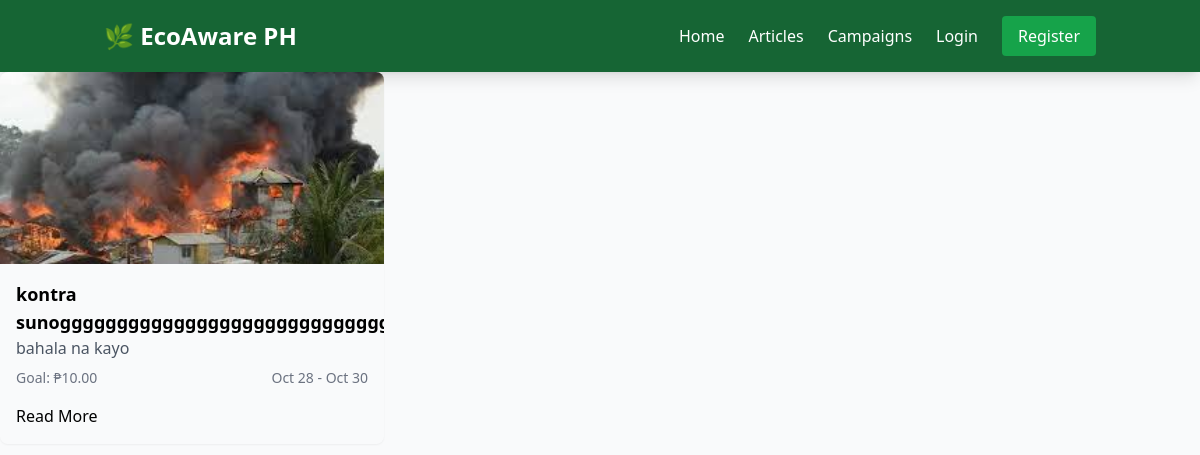
Page /campaigns/ on the committed database.
### campaigns/models.py (models this page shows, shortened)
class Campaign(models.Model):
    title = models.CharField(max_length=200)
    description = CKEditor5Field('Description', config_name='extends')
    image = models.ImageField(upload_to='campaigns/', blank=True, null=True)
    goal = models.DecimalField(max_digits=10, decimal_places=2)
    start_date = models.DateTimeField()
    end_date = models.DateTimeField()
    is_active = models.BooleanField(default=True)
    created_at = models.DateTimeField(auto_now_add=True)
    updated_at = models.DateTimeField(auto_now=True)
    def get_absolute_url(self):
        return reverse('campaigns:campaign_detail', kwargs={'pk': self.pk})

### campaigns/views.py (the view)
# urls.py: path('', views.campaign_list, name='campaign_list'),
def campaign_list(request):
    campaigns = Campaign.objects.all()
    is_admin = request.user.is_staff  # True if the user is admin
    return render(request, 'organisms/campaign_list.html', {
        'campaigns': campaigns,
        'is_admin': is_admin
    })

### templates/organisms/campaign_list.html (shortened to what this page needs)
{% extends 'base.html' %}
{% block content %}
<div class="grid grid-cols-1 md:grid-cols-2 lg:grid-cols-3 gap-6">
    {% if campaigns %}
        {% for campaign in campaigns %}
            {% include 'molecules/campaign_card.html' with campaign=campaign is_admin=is_admin %}
        {% endfor %}
    {% else %}
        <p>No campaigns found.</p>
    {% endif %}
</div>
{% endblock %}

### templates/molecules/campaign_card.html (shortened to what this page needs)
<div class="card shadow-sm rounded-lg overflow-hidden">
    {% if campaign.image %}
        <img src="{{ campaign.image.url }}" alt="{{ campaign.title }}" class="w-full h-48 object-cover">
    {% endif %}
    <div class="p-4">
        <h2 class="font-bold text-lg">{{ campaign.title }}</h2>
        <p class="text-gray-600">{{ campaign.description|truncatewords:15 }}</p>
        <div class="mt-2 flex justify-between text-sm text-gray-500">
            <span>Goal: ₱{{ campaign.goal }}</span>
            <span>{{ campaign.start_date|date:"M d" }} - {{ campaign.end_date|date:"M d" }}</span>
        </div>
        <div class="mt-4 flex gap-2">
            <a href="{{ campaign.get_absolute_url }}" class="btn btn-sm btn-outline-success">Read More</a>
        </div>
    </div>
</div>

### rows in the picture
Campaign: image (picture), title "kontra…", description "bahala na kayo", goal "10.00", start_date "Oct 28", end_date "Oct 30"
